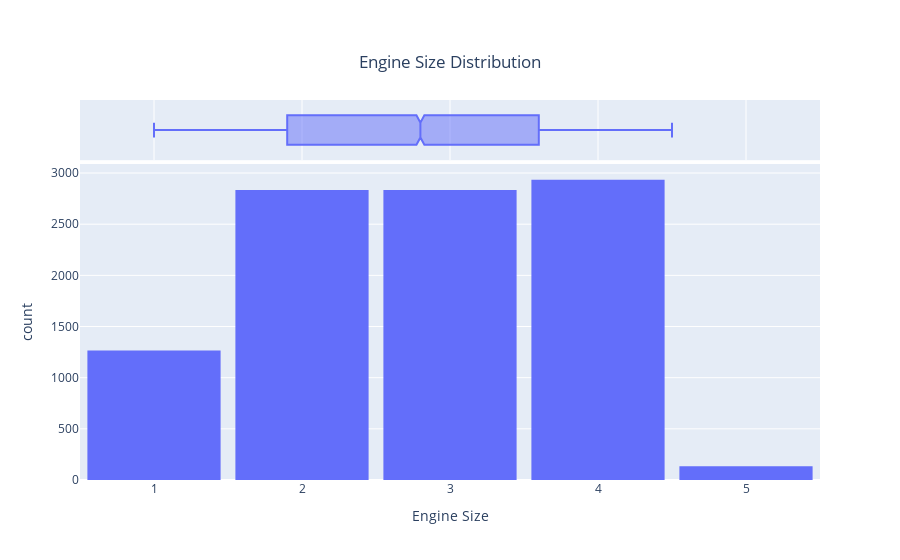

Notebook source saved alongside this figure:
### Code cell
fig = px.histogram(
    car_df,
    x='Engine Size',
    nbins=5,
    marginal='box',
    title="Engine Size Distribution"
)
fig.update_layout(bargap=0.1, title={ "y":0.9, "x":0.5})

### Figure 1 — Plotly figure (JSON) as saved in the notebook; plotly's stock layout.template omitted (floating-point values rounded to 4 significant figures; data arrays with more than 128 entries replaced by an {"elided": "..."} marker saying what was removed)
{"data": [{"bingroup": "x", "hovertemplate": "Engine Size=%{x}<br>count=%{y}<extra></extra>", "legendgroup": "", "marker": {"color": "#636efa", "pattern": {"shape": ""}}, "name": "", "nbinsx": 5, "orientation": "v", "showlegend": false, "type": "histogram", "x": {"elided": "10000 float values"}, "xaxis": "x", "yaxis": "y"}, {"hovertemplate": "Engine Size=%{x}<extra></extra>", "legendgroup": "", "marker": {"color": "#636efa"}, "name": "", "notched": true, "showlegend": false, "type": "box", "x": {"elided": "10000 float values"}, "xaxis": "x2", "yaxis": "y2"}], "layout": {"bargap": 0.1, "barmode": "relative", "legend": {"tracegroupgap": 0}, "title": {"text": "Engine Size Distribution", "x": 0.5, "y": 0.9}, "xaxis": {"anchor": "y", "domain": [0, 1], "title": {"text": "Engine Size"}}, "xaxis2": {"anchor": "y2", "domain": [0, 1], "matches": "x", "showgrid": true, "showticklabels": false}, "yaxis": {"anchor": "x", "domain": [0, 0.8316], "title": {"text": "count"}}, "yaxis2": {"anchor": "x2", "domain": [0.8416, 1], "matches": "y2", "showgrid": false, "showline": false, "showticklabels": false, "ticks": ""}}}
